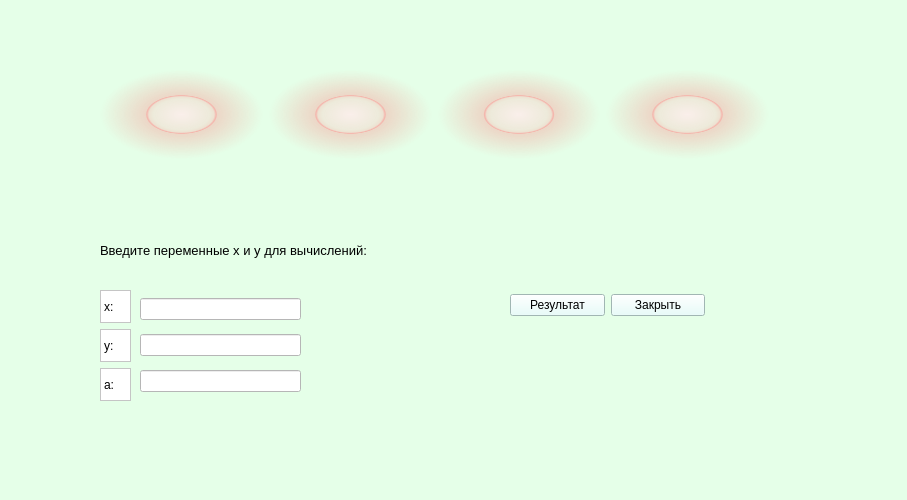
<?xml version="1.0" encoding="UTF-8"?>
<ui version="4.0">
 <class>MainWindow</class>
 <widget class="QMainWindow" name="MainWindow">
  <property name="geometry">
   <rect>
    <x>0</x>
    <y>0</y>
    <width>907</width>
    <height>500</height>
   </rect>
  </property>
  <property name="windowTitle">
   <string>MainWindow</string>
  </property>
  <property name="styleSheet">
   <string notr="true">background-color: rgb(229, 255, 232);</string>
  </property>
  <widget class="QWidget" name="centralwidget">
   <widget class="QWidget" name="verticalLayoutWidget_2">
    <property name="geometry">
     <rect>
      <x>100</x>
      <y>290</y>
      <width>31</width>
      <height>111</height>
     </rect>
    </property>
    <layout class="QVBoxLayout" name="verticalLayout_2">
     <item>
      <widget class="QLabel" name="label_5">
       <property name="enabled">
        <bool>true</bool>
       </property>
       <property name="styleSheet">
        <string notr="true">font: 10pt &quot;MS Shell Dlg 2&quot;;
background-color: rgb(255, 255, 255);</string>
       </property>
       <property name="frameShape">
        <enum>QFrame::StyledPanel</enum>
       </property>
       <property name="text">
        <string>x:</string>
       </property>
       <property name="scaledContents">
        <bool>false</bool>
       </property>
      </widget>
     </item>
     <item>
      <widget class="QLabel" name="label_7">
       <property name="enabled">
        <bool>true</bool>
       </property>
       <property name="styleSheet">
        <string notr="true">font: 10pt &quot;MS Shell Dlg 2&quot;;
background-color: rgb(255, 255, 255);</string>
       </property>
       <property name="frameShape">
        <enum>QFrame::StyledPanel</enum>
       </property>
       <property name="text">
        <string>y:</string>
       </property>
       <property name="scaledContents">
        <bool>false</bool>
       </property>
      </widget>
     </item>
     <item>
      <widget class="QLabel" name="label_8">
       <property name="enabled">
        <bool>true</bool>
       </property>
       <property name="styleSheet">
        <string notr="true">font: 10pt &quot;MS Shell Dlg 2&quot;;
background-color: rgb(255, 255, 255);</string>
       </property>
       <property name="frameShape">
        <enum>QFrame::StyledPanel</enum>
       </property>
       <property name="text">
        <string>a:</string>
       </property>
       <property name="scaledContents">
        <bool>false</bool>
       </property>
      </widget>
     </item>
    </layout>
   </widget>
   <widget class="QWidget" name="verticalLayoutWidget_3">
    <property name="geometry">
     <rect>
      <x>140</x>
      <y>290</y>
      <width>161</width>
      <height>111</height>
     </rect>
    </property>
    <layout class="QVBoxLayout" name="verticalLayout_3">
     <item>
      <widget class="QLineEdit" name="lineEditX">
       <property name="styleSheet">
        <string notr="true">background-color: rgb(255, 255, 255);
alternate-background-color: rgb(0, 0, 0);</string>
       </property>
      </widget>
     </item>
     <item>
      <widget class="QLineEdit" name="lineEditY">
       <property name="styleSheet">
        <string notr="true">background-color: rgb(255, 255, 255);
alternate-background-color: rgb(0, 0, 0);</string>
       </property>
      </widget>
     </item>
     <item>
      <widget class="QLineEdit" name="lineEditA">
       <property name="cursor">
        <cursorShape>ArrowCursor</cursorShape>
       </property>
       <property name="styleSheet">
        <string notr="true">background-color: rgb(255, 255, 255);</string>
       </property>
       <property name="readOnly">
        <bool>true</bool>
       </property>
      </widget>
     </item>
    </layout>
   </widget>
   <widget class="QWidget" name="horizontalLayoutWidget">
    <property name="geometry">
     <rect>
      <x>100</x>
      <y>70</y>
      <width>669</width>
      <height>89</height>
     </rect>
    </property>
    <layout class="QHBoxLayout" name="horizontalLayout">
     <item>
      <widget class="QLabel" name="label_9">
       <property name="focusPolicy">
        <enum>Qt::NoFocus</enum>
       </property>
       <property name="acceptDrops">
        <bool>false</bool>
       </property>
       <property name="autoFillBackground">
        <bool>false</bool>
       </property>
       <property name="styleSheet">
        <string notr="true">background-color: qradialgradient(spread:pad, cx:0.5, cy:0.5, radius:0.5, fx:0.5, fy:0.5, stop:0 rgba(255, 235, 235, 206), stop:0.35 rgba(255, 188, 188, 80), stop:0.4 rgba(255, 162, 162, 80), stop:0.425 rgba(255, 132, 132, 156), stop:0.44 rgba(252, 128, 128, 80), stop:1 rgba(255, 255, 255, 0));</string>
       </property>
       <property name="text">
        <string/>
       </property>
       <property name="pixmap">
        <pixmap>../../../Desktop/a.png</pixmap>
       </property>
       <property name="scaledContents">
        <bool>false</bool>
       </property>
       <property name="wordWrap">
        <bool>false</bool>
       </property>
       <property name="openExternalLinks">
        <bool>false</bool>
       </property>
      </widget>
     </item>
     <item>
      <widget class="QLabel" name="label_11">
       <property name="styleSheet">
        <string notr="true">background-color: qradialgradient(spread:pad, cx:0.5, cy:0.5, radius:0.5, fx:0.5, fy:0.5, stop:0 rgba(255, 235, 235, 206), stop:0.35 rgba(255, 188, 188, 80), stop:0.4 rgba(255, 162, 162, 80), stop:0.425 rgba(255, 132, 132, 156), stop:0.44 rgba(252, 128, 128, 80), stop:1 rgba(255, 255, 255, 0));</string>
       </property>
       <property name="text">
        <string/>
       </property>
       <property name="pixmap">
        <pixmap>../../../Desktop/d.png</pixmap>
       </property>
       <property name="scaledContents">
        <bool>true</bool>
       </property>
      </widget>
     </item>
     <item>
      <widget class="QLabel" name="label_10">
       <property name="styleSheet">
        <string notr="true">background-color: qradialgradient(spread:pad, cx:0.5, cy:0.5, radius:0.5, fx:0.5, fy:0.5, stop:0 rgba(255, 235, 235, 206), stop:0.35 rgba(255, 188, 188, 80), stop:0.4 rgba(255, 162, 162, 80), stop:0.425 rgba(255, 132, 132, 156), stop:0.44 rgba(252, 128, 128, 80), stop:1 rgba(255, 255, 255, 0));</string>
       </property>
       <property name="text">
        <string/>
       </property>
       <property name="pixmap">
        <pixmap>../../../Desktop/c.png</pixmap>
       </property>
      </widget>
     </item>
     <item>
      <widget class="QLabel" name="label_12">
       <property name="styleSheet">
        <string notr="true">background-color: qradialgradient(spread:pad, cx:0.5, cy:0.5, radius:0.5, fx:0.5, fy:0.5, stop:0 rgba(255, 235, 235, 206), stop:0.35 rgba(255, 188, 188, 80), stop:0.4 rgba(255, 162, 162, 80), stop:0.425 rgba(255, 132, 132, 156), stop:0.44 rgba(252, 128, 128, 80), stop:1 rgba(255, 255, 255, 0));</string>
       </property>
       <property name="text">
        <string/>
       </property>
       <property name="pixmap">
        <pixmap>../../../Desktop/b.png</pixmap>
       </property>
      </widget>
     </item>
    </layout>
   </widget>
   <widget class="QLabel" name="label_13">
    <property name="geometry">
     <rect>
      <x>100</x>
      <y>240</y>
      <width>351</width>
      <height>21</height>
     </rect>
    </property>
    <property name="font">
     <font>
      <pointsize>10</pointsize>
     </font>
    </property>
    <property name="text">
     <string>Введите переменные x и y для вычислений:</string>
    </property>
   </widget>
   <widget class="QWidget" name="horizontalLayoutWidget_2">
    <property name="geometry">
     <rect>
      <x>510</x>
      <y>290</y>
      <width>195</width>
      <height>31</height>
     </rect>
    </property>
    <layout class="QHBoxLayout" name="horizontalLayout_2">
     <item>
      <widget class="QPushButton" name="pushButton_2">
       <property name="cursor">
        <cursorShape>PointingHandCursor</cursorShape>
       </property>
       <property name="styleSheet">
        <string notr="true">background-color: rgb(226, 255, 251);
</string>
       </property>
       <property name="text">
        <string>Результат</string>
       </property>
      </widget>
     </item>
     <item>
      <widget class="QPushButton" name="pushButtonExit">
       <property name="cursor">
        <cursorShape>PointingHandCursor</cursorShape>
       </property>
       <property name="styleSheet">
        <string notr="true">background-color: rgb(226, 255, 251);</string>
       </property>
       <property name="text">
        <string>Закрыть</string>
       </property>
      </widget>
     </item>
    </layout>
   </widget>
  </widget>
  <widget class="QMenuBar" name="menubar">
   <property name="geometry">
    <rect>
     <x>0</x>
     <y>0</y>
     <width>907</width>
     <height>26</height>
    </rect>
   </property>
  </widget>
  <widget class="QStatusBar" name="statusbar"/>
 </widget>
 <resources/>
 <connections/>
</ui>
